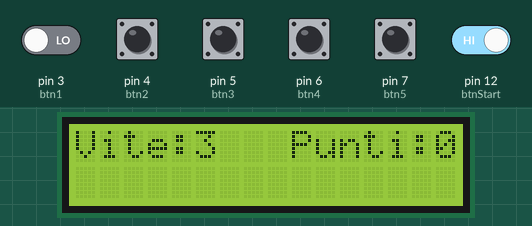
Simulated run of this sketch. Board: Arduino Uno, built with avr-gcc and run on an emulated ATmega328P. Parts: 16×2 character LCD. The test bench sets the inputs (shaded band); at power-on: pin 12 (btnStart) HIGH, pin 3 (btn1), pin 4 (btn2), pin 5 (btn3), pin 6 (btn4), pin 7 (btn5) LOW. Random numbers use the default seed unless the sketch sets one.

Above: at 8.3 s.
8.4 s: pin 3 (btn1) driven HIGH and pin 12 (btnStart) driven LOW
At 20.4 s:
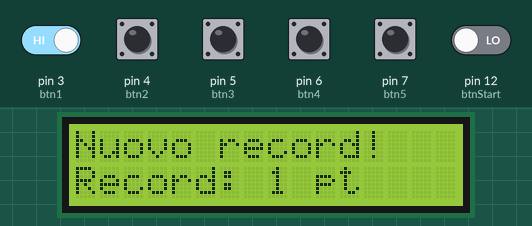
23.9 s: pin 12 (btnStart) driven HIGH
At 24.6 s:
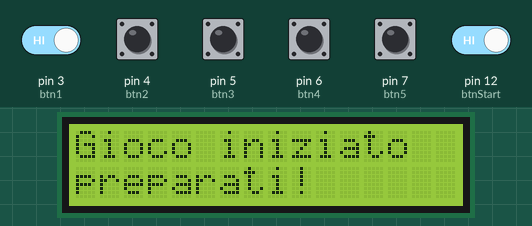
45.8 s: pin 3 (btn1) driven LOW
At 51.8 s:
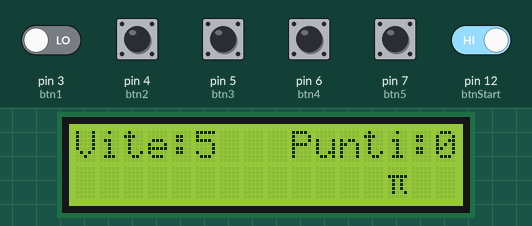
63.4 s: pin 3 (btn1) driven HIGH
64.9 s: pin 12 (btnStart) driven LOW
At 70.3 s:
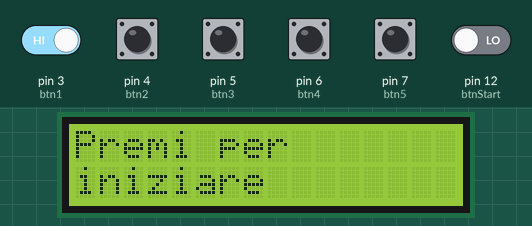
Timing chart, 0 to 71.8 s (numbered marks = the images above; inputs shaded):
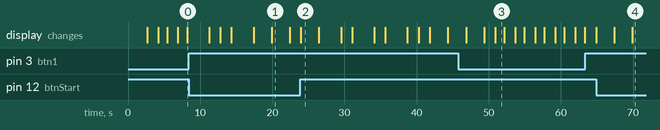

The sketch:

OgnibenMichele_A_CaccaPiGreco.ino
```cpp
#include <LiquidCrystal_I2C.h>
LiquidCrystal_I2C lcd(0x27, 16, 2);
                                            //  creazione variabili di INPUT
#define  btn1     3
#define  btn2     4
#define  btn3     5
#define  btn4     6
#define  btn5     7
#define  btnStart 12
                                            //  creazione variabili numeriche
int  vite;
int  punti;
int  tempo;
int  record;                                //  creazione di un nuovo carattere per il piGreco
byte piGreco[8] = { B00000, B00000, B11111, B01010, B01010, B01010, B01001, B00000 };
byte bonus[8]   = { B00000, B01010, B11111, B11111, B11111, B01110, B00100, B00000 };
byte malus[8]   = { B00000, B01110, B11111, B10101, B11111, B01010, B01110, B00000 };

void setup() {
  lcd.init();                               //  inizializzazione schermo lcd con modulo i2c
  lcd.backlight();
  lcd.createChar(0, piGreco);               //  creazione dei caratteri per lo schermo lcd di piGreco, bonus e malus
  lcd.createChar(1, bonus);
  lcd.createChar(2, malus);
                                            //  assegnazione variabili
  record   = 0;
                                            //  pinMode di input dei vari bottoni
  pinMode(btn1,     INPUT);
  pinMode(btn2,     INPUT);
  pinMode(btn3,     INPUT);
  pinMode(btn4,     INPUT);
  pinMode(btn5,     INPUT);
  pinMode(btnStart, INPUT);
}
                                            //  metodo per scrivere su lcd dati in input il messaggio, le coordinate di dove scriverlo ed un delay finale
void mex(String f1, String f2, int n1, int n2, int tempo) {
  lcd.clear();
  lcd.print(f1);
  lcd.setCursor(n1, n2);
  lcd.print(f2);
  delay(tempo);
}
                                            //  metodo per stampare il piGreco, bonus o malus
void stampaChar(char c, int incV, int incP, int incT, int t){
  mex("Vite:" + String(vite), "Punti:" + String(punti), 10 - String(punti).length(), 0, 1500);
                                            //  Stampo il piGreco
  int var = (random(1, 6) * 3) - 2, pos = -1;
  lcd.setCursor(var, 1);
  lcd.write(c);
                                            //  Ciclo che continua fino a che non finisce il tempo o l'utente preme un bottone
  for (int i = 0; i < t; i++) {
    if      (digitalRead(btn1) == HIGH) { pos = 1;  break; }
    else if (digitalRead(btn2) == HIGH) { pos = 4;  break; }
    else if (digitalRead(btn3) == HIGH) { pos = 7;  break; }
    else if (digitalRead(btn4) == HIGH) { pos = 10; break; }
    else if (digitalRead(btn5) == HIGH) { pos = 13; break; }
    delay(1);
  }
                                            //  if dove vengono incrementati / decrementati tempo, vite e punti
  if (var == pos) {
    vite  += incV;
    punti += incP;
    if ((incT < 0 && tempo > 300) || incT > 0) {tempo += incT;}
  }else{
    vite  -= incP;
  }
}

void loop() {                               //  ripristino vite, punti e tempo
  vite  = 5;
  punti = 0;
  tempo = 1200;
  mex("Premi per", "iniziare", 0, 1, 0);
                                            //  il ciclo continua fino a che non viene premuto il btn inizio
  while (digitalRead(btnStart)  == LOW) {}
                                            //  avviso l'utente che il gioco sta iniziando con un messaggio su schermo lcd
  mex("Gioco iniziato", "preparati!", 0, 1, 2500);
                                            //  una volta iniziato il gioco, comincio stampando le vite disponibili (5) ed i punti (0)
  mex("Vite:5", "Punti:0", 10 - String(punti).length(), 0, 0);
                                            //  il ciclo si ripete fino a che l'utente non finisce le vite
  while (vite > 0) {
    if (random(1, 9) == 1) {                //  ------- BONUS -------     esce con probabilità del 14% circa (1 volta su 8)
      stampaChar(1,  1, 0,  50, 1300);
    } else if (random(1, 9) == 1) {         //  ------- MALUS -------     esce con probabilità del 14% circa (1 volta su 8)
      stampaChar(2, -1, 0, -40, 1300);
    } else {                                //  ------ PIGRECO ------     esce come alternativa a BONUS e MALUS che escono con meno probabilità
      stampaChar(0,  0, 1, -40, tempo);
    }
                                            //  se l'utente non ha ancora finito le vite aggiorno vite e punti, altrimenti notifico che ha perso
    mex("Vite:" + String(vite),"Punti:" + String(punti), 10 - String(punti).length(), 0, 0);
    if (vite == 0) { mex("Hai perso!", "Riprova", 0, 1, 2500); }
  }
                                            //  aggiorno il record in caso sia stato appena fatto e lo stampo
  if (punti > record) {
    record = punti;
    mex("Nuovo record!", "Record: " + String(record) + " pt", 0, 1, 2500);
  }
  else{                                     //  in caso l'utente non abbia fatto un record,stampo il punteggio appena fatto ed il record precedente
    mex("Punteggio: " + String(punti) + " pt", "Record: " + String(record) + " pt", 0, 1, 2500);
  }
}
```

Measured:
- after the input at 23.9 s, the display: changes at once (image 2)
- what the display in image 1 shows lasts 2.5 s, from 19.9 s to 22.4 s
- what the display in image 3 shows lasts 1.3 s, from 50.9 s to 52.2 s
